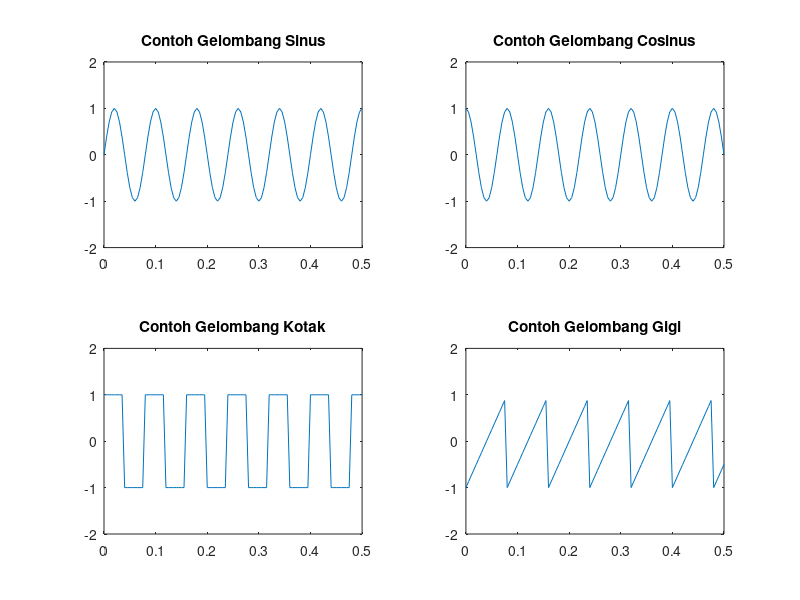

Write the MATLAB code that produced this figure.
% penggunaan subplot

figure;
t = [0:0.005:0.5];
sinus = sin(pi*25*t);
cosinus = cos(pi*25*t);
kotak = square(pi*25*t);
gigi = sawtooth(pi*25*t);

subplot(2,2,1);plot(t,sinus);axis ([0 0.5 -2 2]);title('Contoh Gelombang Sinus');
subplot(2,2,2);plot(t,cosinus);axis ([0 0.5 -2 2]);title('Contoh Gelombang Cosinus');
subplot(2,2,3);plot(t,kotak);axis ([0 0.5 -2 2]);title('Contoh Gelombang Kotak');
subplot(2,2,4);plot(t,gigi);axis ([0 0.5 -2 2]);title('Contoh Gelombang Gigi');